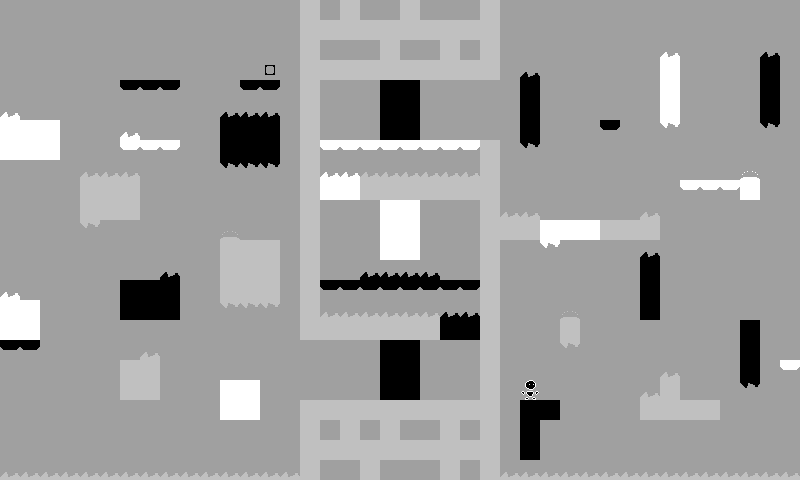

A level layout from a 2D game, rendered from its tile map. Below: a short description, then the map file with tile-grid data replaced by summaries:
An orthogonal 40x24 tile map with 20x20 px tiles, 1 tile layer (Map).

<map version="1.2" tiledversion="2019.08.14" orientation="orthogonal" renderorder="right-down" compressionlevel="0" width="40" height="24" tilewidth="20" tileheight="20" infinite="0" backgroundcolor="#a0a0a0" nextlayerid="7" nextobjectid="1">
 <properties>
  <property name="Background" type="int" value="255" />
  <property name="Title" value="Time And Space" />
  <property name="Wrapping" type="int" value="0" />
 </properties>
 <tileset firstgid="1" name="tmx_ss" tilewidth="20" tileheight="20" tilecount="30" columns="3">
  <image source="tmx_ss.png" width="60" height="200" />
  <tile id="0" type="Player">
   <properties>
    <property name="Color" type="int" value="0" />
    <property name="Flipped" type="int" value="0" />
   </properties>
  </tile>
  <tile id="1" type="Player">
   <properties>
    <property name="Color" type="int" value="0" />
    <property name="Flipped" type="int" value="0" />
   </properties>
  </tile>
  <tile id="2" type="RGBSphere">
   <properties>
    <property name="Color" type="int" value="192" />
    <property name="Flipped" type="int" value="0" />
   </properties>
  </tile>
  <tile id="3" type="Block">
   <properties>
    <property name="Color" type="int" value="0" />
    <property name="Flipped" type="int" value="0" />
   </properties>
  </tile>
  <tile id="4" type="Block">
   <properties>
    <property name="Color" type="int" value="192" />
    <property name="Flipped" type="int" value="0" />
   </properties>
  </tile>
  <tile id="5" type="Block">
   <properties>
    <property name="Color" type="int" value="255" />
    <property name="Flipped" type="int" value="0" />
   </properties>
  </tile>
  <tile id="6" type="Exit">
   <properties>
    <property name="Color" type="int" value="0" />
    <property name="Flipped" type="int" value="0" />
   </properties>
  </tile>
  <tile id="7" type="Exit">
   <properties>
    <property name="Color" type="int" value="192" />
    <property name="Flipped" type="int" value="0" />
   </properties>
  </tile>
  <tile id="8" type="Exit">
   <properties>
    <property name="Color" type="int" value="255" />
    <property name="Flipped" type="int" value="0" />
   </properties>
  </tile>
  <tile id="9" type="Pit">
   <properties>
    <property name="Color" type="int" value="0" />
    <property name="Flipped" type="int" value="0" />
   </properties>
  </tile>
  <tile id="10" type="Pit">
   <properties>
    <property name="Color" type="int" value="192" />
    <property name="Flipped" type="int" value="0" />
   </properties>
  </tile>
  <tile id="11" type="Pit">
   <properties>
    <property name="Color" type="int" value="255" />
    <property name="Flipped" type="int" value="0" />
   </properties>
  </tile>
  <tile id="12" type="Pit">
   <properties>
    <property name="Color" type="int" value="0" />
    <property name="Flipped" type="int" value="1" />
   </properties>
  </tile>
  <tile id="13" type="Pit">
   <properties>
    <property name="Color" type="int" value="192" />
    <property name="Flipped" type="int" value="1" />
   </properties>
  </tile>
  <tile id="14" type="Pit">
   <properties>
    <property name="Color" type="int" value="255" />
    <property name="Flipped" type="int" value="1" />
   </properties>
  </tile>
  <tile id="15" type="Breakable">
   <properties>
    <property name="Color" type="int" value="0" />
    <property name="Flipped" type="int" value="0" />
   </properties>
  </tile>
  <tile id="16" type="Breakable">
   <properties>
    <property name="Color" type="int" value="192" />
    <property name="Flipped" type="int" value="0" />
   </properties>
  </tile>
  <tile id="17" type="Breakable">
   <properties>
    <property name="Color" type="int" value="255" />
    <property name="Flipped" type="int" value="0" />
   </properties>
  </tile>
  <tile id="18" type="Breakable">
   <properties>
    <property name="Color" type="int" value="0" />
    <property name="Flipped" type="int" value="1" />
   </properties>
  </tile>
  <tile id="19" type="Breakable">
   <properties>
    <property name="Color" type="int" value="192" />
    <property name="Flipped" type="int" value="1" />
   </properties>
  </tile>
  <tile id="20" type="Breakable">
   <properties>
    <property name="Color" type="int" value="255" />
    <property name="Flipped" type="int" value="1" />
   </properties>
  </tile>
  <tile id="21" type="Jumpad">
   <properties>
    <property name="Color" type="int" value="0" />
    <property name="Flipped" type="int" value="0" />
   </properties>
  </tile>
  <tile id="22" type="Jumpad">
   <properties>
    <property name="Color" type="int" value="192" />
    <property name="Flipped" type="int" value="0" />
   </properties>
  </tile>
  <tile id="23" type="Jumpad">
   <properties>
    <property name="Color" type="int" value="255" />
    <property name="Flipped" type="int" value="0" />
   </properties>
  </tile>
  <tile id="24" type="Jumpad">
   <properties>
    <property name="Color" type="int" value="0" />
    <property name="Flipped" type="int" value="1" />
   </properties>
  </tile>
  <tile id="25" type="Jumpad">
   <properties>
    <property name="Color" type="int" value="192" />
    <property name="Flipped" type="int" value="1" />
   </properties>
  </tile>
  <tile id="26" type="Jumpad">
   <properties>
    <property name="Color" type="int" value="255" />
    <property name="Flipped" type="int" value="1" />
   </properties>
  </tile>
  <tile id="27" type="KillBlock">
   <properties>
    <property name="Color" type="int" value="192" />
    <property name="Flipped" type="int" value="0" />
   </properties>
  </tile>
  <tile id="28" type="Flipad">
   <properties>
    <property name="Color" type="int" value="192" />
    <property name="Flipped" type="int" value="0" />
   </properties>
  </tile>
  <tile id="29" type="Flipad">
   <properties>
    <property name="Color" type="int" value="255" />
    <property name="Flipped" type="int" value="0" />
   </properties>
  </tile>
 </tileset>
 <layer id="4" name="Map" width="40" height="24">
  <data>[960 cells, 315 non-empty, 15 distinct tile ids]</data>
 </layer>
</map>
